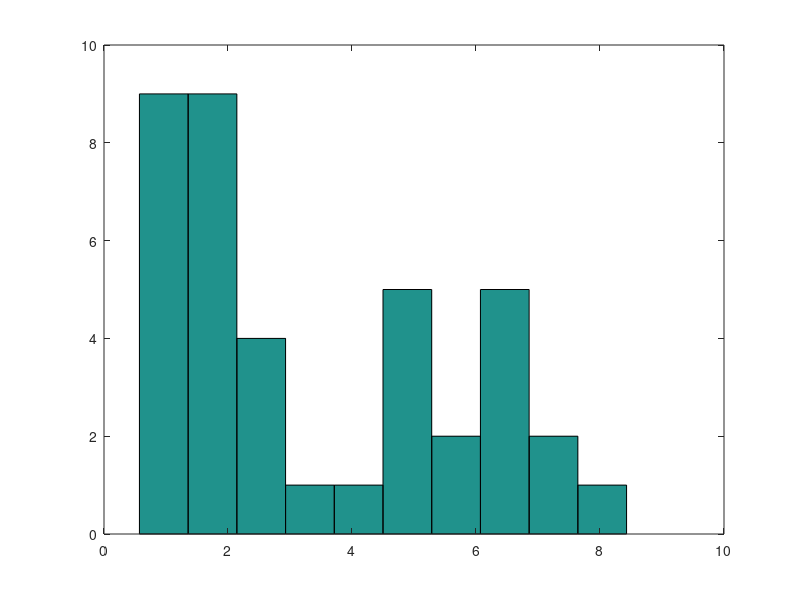

Here is the MATLAB script that generated this plot:

Pat_weight=[1845,2265,1740,1235,1700,1665,1460,1615,1606, 2410, 1160, 1845, 1420, 1110, 755, 2080, 2480,1180,1180,1290,1290,1020,1020,1310,1310,1250,1070,1880,1130,1050,1230,890,920,1050,600,600,790,680];
Pat_GA=[31*7+5,33*7+6,28*7+6,30*7+1,32*7+6,30*7+0,25*7+4,29*7+6,30*7+3,39*7+6, 27*7+3, 31*7+5, 30*7+3, 29*7+2, 27*7, 33*7+2, 27*7+3,29*7+6,29*7+6,29*7+1,29*7+1,29*7+1,29*7+1,29*7+2,29*7+2,27*7+5,26*7+4,26*7+6,30*7+3,28*7+6,28*7+4,27*7+3,31*7+4,30*7+3,28*7+4,27*7+6,27*7+6,29*7+6,26*7+2]; %pat 9 does not have any
Pat_CA=[33*7+6,34*7+6,34*7+6,31*7+2,33*7+5,37*7+4,31*7+5,32*7,30*7+3+6,39*7+4+6, 27*7+3+7+4, 31*7+5+3*7+1, 30*7+3+5, 29*7+2+7+2, 27*7+2*7+1, 33*7+2+7+3, 27*7+3+8*7+3,31*7+3,34*7+3,30*7+0,32*7+0,30*7+1,35*7+1,30*7+5,34*7+0,32*7+6,32*7+5,33*7+7,33*7+1,33*7+0,35*7+1,33*7+7,33*7+5,33*7+2,31*7+0,33*7+1,34*7+1,35*7+0,28*7+1];

Agediff= Pat_CA-Pat_GA;

W=prctile(Pat_weight,[10,25,75])
GA=(prctile(Pat_GA,[10,25,75]))/7
CA=(prctile(Pat_CA,[10,25,75]))/7
AD=(prctile(Agediff,[10,25,75]))/7

hist(Pat_weight)
hist(Pat_GA/7)
hist(Pat_CA/7)
hist(Agediff/7)